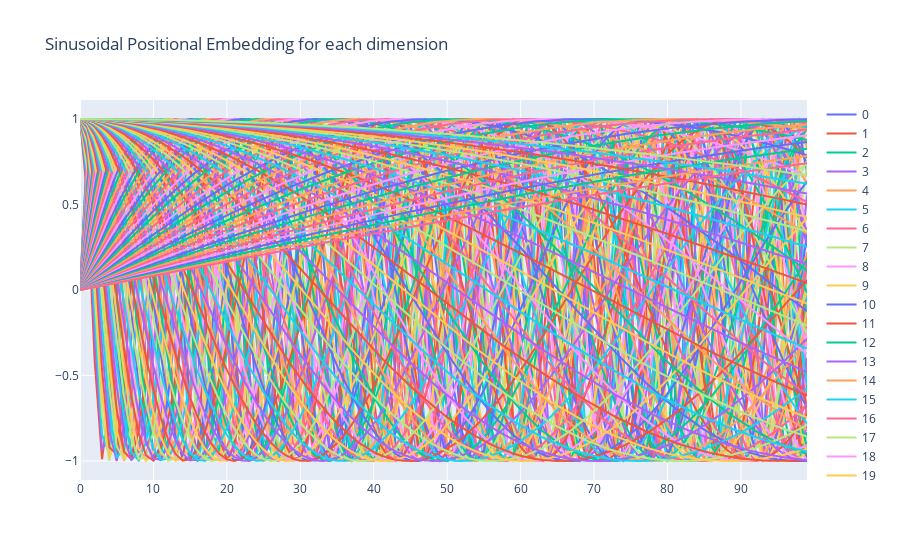

The notebook cell saved with this chart:
### Code cell
# plot positional embedding for each dimension
fig = go.Figure()
for i in range(pos_emb.shape[1]):
    fig.add_trace(go.Scatter(x=np.arange(pos_emb.shape[0]), y=pos_emb[:, i], name=str(i)))

fig.update_layout(
    title='Sinusoidal Positional Embedding for each dimension',
    )
fig.show()
